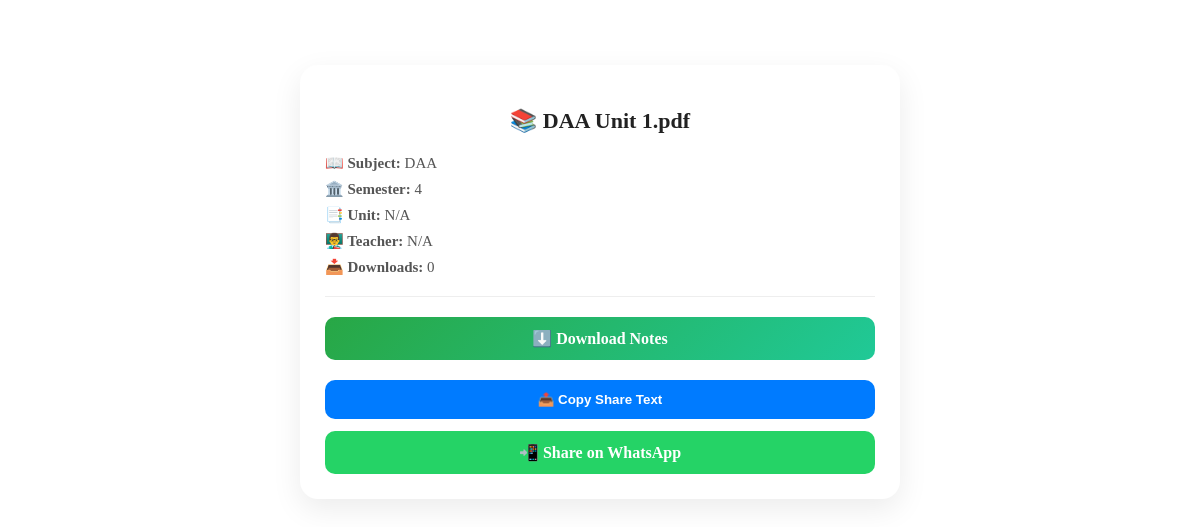
Screenshot of /share/3e3de0f817 with the database file from the repository.
### tables this page shows
CREATE TABLE notes(
        id INTEGER PRIMARY KEY AUTOINCREMENT,
        title TEXT NOT NULL,
        filename TEXT NOT NULL,
        subject TEXT NOT NULL,
        semester INTEGER NOT NULL,
        uploaded_by TEXT NOT NULL,
        status TEXT NOT NULL DEFAULT 'pending',
        downloads INTEGER DEFAULT 0,
        created_at TIMESTAMP DEFAULT CURRENT_TIMESTAMP
    , share_id TEXT, unit TEXT, teacher TEXT);

### app.py (the view)
@app.route('/share/<share_id>')
def share_note(share_id):
    mode = request.args.get("mode")  # ?mode=download
    conn = get_db_connection()
    cur = conn.cursor()
    note = cur.execute(
        "SELECT * FROM notes WHERE share_id=?",
        (share_id,)
    ).fetchone()
    conn.close()
    if not note:
        return "Note not found ❌", 404
    if mode == "download":
        return send_from_directory(
            Config.UPLOAD_FOLDER,
            note['filename'],
            as_attachment=True
        )
    share_text = f"""📚 *Notes Details* 📚

🏛️ *Semester:* {note['semester']}
📖 *Subject:* {note['subject']}
📑 *Unit:* {note['unit'] if 'unit' in note.keys() else 'N/A'}
💰 *Status:* Free

⬇️ *Download Notes:* https://ngf-knowledge-hub.onrender.com/share/{note['share_id']}?mode=download

---
🔗 *Important Links:*

🌐 *Official Website:* https://btechnotes.online
📢 *Telegram Channel:* https://t.me/btechnotesonline
👥 *WhatsApp Group:* https://chat.whatsapp.com/LeLjTBzZ5en7EJ3LTjPiV6?mode=gi_t

#BTechNotes #EngineeringNotes #StudyMaterial
"""
    return render_template(
        "share.html",
        note=note,
        share_text=share_text
    )

### app.py (called while the page is built)
def get_db_connection():
    conn = sqlite3.connect(Config.DATABASE)
    conn.row_factory = sqlite3.Row
    return conn

### templates/share.html (shortened to what this page needs)
<div class="share-container">
    <div class="share-card">
        <h2 class="share-title">
            📚 {{ note.title or 'Untitled Note' }}
        </h2>
        <div class="share-details">
            <p><strong>📖 Subject:</strong> {{ note.subject or 'N/A' }}</p>
            <p><strong>🏛️ Semester:</strong> {{ note.semester or 'N/A' }}</p>
            <p><strong>📑 Unit:</strong> {{ note.unit or 'N/A' }}</p>
            <p><strong>👨‍🏫 Teacher:</strong> {{ note.teacher or 'N/A' }}</p>
            <p><strong>📥 Downloads:</strong> {{ note.downloads or 0 }}</p>
        </div>
        <hr style="margin:20px 0; border:none; border-top:1px solid #eee;">
        {% if note.share_id %}
        <a href="/share/{{ note.share_id }}?mode=download" class="btn btn-download">
            ⬇️ Download Notes
        </a>
        {% else %}
        <p style="color:red; text-align:center;">⚠️ Download not available</p>
        {% endif %}
        <div class="actions">
            <button onclick="copyText()" class="btn btn-copy">
                📤 Copy Share Text
            </button>
            <a href="https://wa.me/?text={{ share_text | urlencode }}%20{{ request.url }}"
               target="_blank"
               class="btn btn-whatsapp">
                📲 Share on WhatsApp
            </a>
        </div>
    </div>
</div>

### templates/share.html (style rules this page uses)
.share-container { max-width: 600px; margin: 40px auto; padding: 25px; }
.share-card { background: #ffffff; border-radius: 18px; box-shadow: 0 10px 30px rgba(0,0,0,0.08); padding: 25px; transition: 0.3s; }
.share-title { text-align: center; margin-bottom: 20px; font-size: 22px; color: #222; }
.share-details p { margin: 8px 0; color: #555; font-size: 15px; }
.btn { display: block; text-align: center; padding: 12px; border-radius: 10px; text-decoration: none; font-weight: 600; transition: 0.3s; }
.btn-download { background: linear-gradient(135deg, #28a745, #20c997); color: white; }
.btn-copy { background: #007bff; color: white; border: none; cursor: pointer; }
.btn-whatsapp { background: #25D366; color: white; }
.actions { margin-top: 20px; display: flex; flex-direction: column; gap: 12px; }

### rows the page displays
notes: title "DAA Unit 1.pdf", subject "DAA", semester "4", downloads "0"

### other values shown
{{ note.unit or 'N/A' }} "N/A"
{{ note.teacher or 'N/A' }} "N/A"
